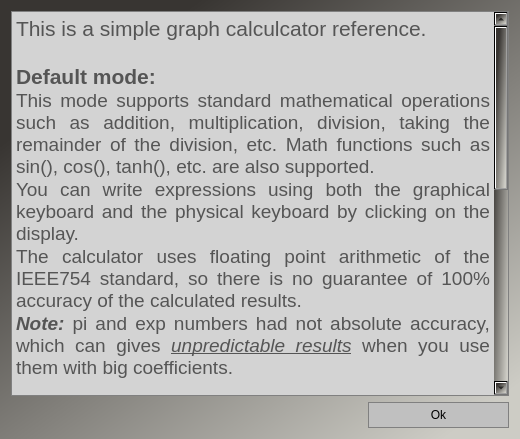
<?xml version="1.0" encoding="UTF-8"?>
<ui version="4.0">
 <class>HelpWindow</class>
 <widget class="QDialog" name="HelpWindow">
  <property name="geometry">
   <rect>
    <x>0</x>
    <y>0</y>
    <width>520</width>
    <height>439</height>
   </rect>
  </property>
  <property name="windowTitle">
   <string>Dialog</string>
  </property>
  <property name="styleSheet">
   <string notr="true">background-color: qlineargradient(spread:pad, x1:0.239, y1:0.125182, x2:0.934308, y2:0.931, stop:0 rgba(56, 53, 50, 255), stop:1 rgba(205, 204, 197, 255));</string>
  </property>
  <layout class="QGridLayout" name="gridLayout" columnstretch="5,2">
   <item row="1" column="1">
    <widget class="QPushButton" name="pushButton">
     <property name="font">
      <font>
       <family>System-ui</family>
      </font>
     </property>
     <property name="styleSheet">
      <string notr="true">QPushButton{
	background-color: #C0C0C0;
	border: 1px solid gray;
	padding: 5px;
	color: #000
}
QPushButton:hover:!pressed{
	background-color: #778899;
	border: 1px solid gray;
	padding: 5px;
	color: #CCC
}</string>
     </property>
     <property name="text">
      <string>Ok</string>
     </property>
    </widget>
   </item>
   <item row="1" column="0">
    <spacer name="horizontalSpacer">
     <property name="orientation">
      <enum>Qt::Horizontal</enum>
     </property>
     <property name="sizeHint" stdset="0">
      <size>
       <width>40</width>
       <height>20</height>
      </size>
     </property>
    </spacer>
   </item>
   <item row="0" column="0" colspan="2">
    <widget class="QTextEdit" name="textEdit">
     <property name="font">
      <font>
       <family>System-ui</family>
       <pointsize>14</pointsize>
      </font>
     </property>
     <property name="styleSheet">
      <string notr="true">background-color: #D3D3D3;
border: 1px solid gray;
color: #555555;</string>
     </property>
     <property name="readOnly">
      <bool>true</bool>
     </property>
     <property name="html">
      <string>&lt;!DOCTYPE HTML PUBLIC &quot;-//W3C//DTD HTML 4.0//EN&quot; &quot;http://www.w3.org/TR/REC-html40/strict.dtd&quot;&gt;
&lt;html&gt;&lt;head&gt;&lt;meta name=&quot;qrichtext&quot; content=&quot;1&quot; /&gt;&lt;meta charset=&quot;utf-8&quot; /&gt;&lt;style type=&quot;text/css&quot;&gt;
p, li { white-space: pre-wrap; }
hr { height: 1px; border-width: 0; }
li.unchecked::marker { content: &quot;\2610&quot;; }
li.checked::marker { content: &quot;\2612&quot;; }
&lt;/style&gt;&lt;/head&gt;&lt;body style=&quot; font-family:'System-ui'; font-size:14pt; font-weight:400; font-style:normal;&quot;&gt;
&lt;p align=&quot;justify&quot; style=&quot; margin-top:0px; margin-bottom:0px; margin-left:0px; margin-right:0px; -qt-block-indent:0; text-indent:0px;&quot;&gt;&lt;span style=&quot; font-size:16pt;&quot;&gt;This is a simple graph calculcator reference.&lt;/span&gt;&lt;/p&gt;
&lt;p align=&quot;justify&quot; style=&quot;-qt-paragraph-type:empty; margin-top:0px; margin-bottom:0px; margin-left:0px; margin-right:0px; -qt-block-indent:0; text-indent:0px;&quot;&gt;&lt;br /&gt;&lt;/p&gt;
&lt;p align=&quot;justify&quot; style=&quot; margin-top:0px; margin-bottom:0px; margin-left:0px; margin-right:0px; -qt-block-indent:0; text-indent:0px;&quot;&gt;&lt;span style=&quot; font-size:16pt; font-weight:700;&quot;&gt;Default mode:&lt;/span&gt;&lt;/p&gt;
&lt;p align=&quot;justify&quot; style=&quot; margin-top:0px; margin-bottom:0px; margin-left:0px; margin-right:0px; -qt-block-indent:0; text-indent:0px;&quot;&gt;This mode supports standard mathematical operations such as addition, multiplication, division, taking the remainder of the division, etc. Math functions such as sin(), cos(), tanh(), etc. are also supported.&lt;/p&gt;
&lt;p align=&quot;justify&quot; style=&quot; margin-top:0px; margin-bottom:0px; margin-left:0px; margin-right:0px; -qt-block-indent:0; text-indent:0px;&quot;&gt;You can write expressions using both the graphical keyboard and the physical keyboard by clicking on the display.&lt;/p&gt;
&lt;p align=&quot;justify&quot; style=&quot; margin-top:0px; margin-bottom:0px; margin-left:0px; margin-right:0px; -qt-block-indent:0; text-indent:0px;&quot;&gt;The calculator uses floating point arithmetic of the IEEE754 standard, so there is no guarantee of 100% accuracy of the calculated results.&lt;/p&gt;
&lt;p align=&quot;justify&quot; style=&quot; margin-top:0px; margin-bottom:0px; margin-left:0px; margin-right:0px; -qt-block-indent:0; text-indent:0px;&quot;&gt;&lt;span style=&quot; font-weight:700; font-style:italic;&quot;&gt;Note:&lt;/span&gt; pi and exp numbers had not absolute accuracy, which can gives &lt;span style=&quot; font-style:italic; text-decoration: underline;&quot;&gt;unpredictable results&lt;/span&gt; when you use them with big coefficients.&lt;/p&gt;
&lt;p align=&quot;justify&quot; style=&quot;-qt-paragraph-type:empty; margin-top:0px; margin-bottom:0px; margin-left:0px; margin-right:0px; -qt-block-indent:0; text-indent:0px;&quot;&gt;&lt;br /&gt;&lt;/p&gt;
&lt;p align=&quot;justify&quot; style=&quot; margin-top:0px; margin-bottom:0px; margin-left:0px; margin-right:0px; -qt-block-indent:0; text-indent:0px;&quot;&gt;&lt;span style=&quot; font-size:16pt; font-weight:700;&quot;&gt;Graphical mode:&lt;/span&gt;&lt;/p&gt;
&lt;p align=&quot;justify&quot; style=&quot; margin-top:0px; margin-bottom:0px; margin-left:0px; margin-right:0px; -qt-block-indent:0; text-indent:0px;&quot;&gt;This mode provides graphing. Up to 5 graphs can be drawed. The accuracy of the generated graphs is always determined by a &lt;span style=&quot; font-style:italic; text-decoration: underline;&quot;&gt;fixed number of points&lt;/span&gt; evenly distributed along the x-axis. When plotting functions that have many sharp discontinuities (e.g. &amp;quot;tan(x)*sin(3*x)/sqrt(x^4)&amp;quot;), display &lt;span style=&quot; font-style:italic; text-decoration: underline;&quot;&gt;accuracy may be lost&lt;/span&gt; when zooming. &lt;/p&gt;
&lt;p style=&quot;-qt-paragraph-type:empty; margin-top:0px; margin-bottom:0px; margin-left:0px; margin-right:0px; -qt-block-indent:0; text-indent:0px;&quot;&gt;&lt;br /&gt;&lt;/p&gt;
&lt;p style=&quot; margin-top:0px; margin-bottom:0px; margin-left:0px; margin-right:0px; -qt-block-indent:0; text-indent:0px;&quot;&gt;&lt;span style=&quot; font-size:16pt; font-weight:700;&quot;&gt;Antialiasing:&lt;/span&gt;&lt;/p&gt;
&lt;p style=&quot; margin-top:0px; margin-bottom:0px; margin-left:0px; margin-right:0px; -qt-block-indent:0; text-indent:0px;&quot;&gt;Turn it &lt;span style=&quot; font-weight:700; font-style:italic;&quot;&gt;On&lt;/span&gt; while plotting simple graphs like sin(x) or x^3-x.&lt;/p&gt;
&lt;p style=&quot; margin-top:0px; margin-bottom:0px; margin-left:0px; margin-right:0px; -qt-block-indent:0; text-indent:0px;&quot;&gt;Turn it &lt;span style=&quot; font-weight:700; font-style:italic;&quot;&gt;Off &lt;/span&gt;while plotting complex graphs like tan(x)*sin(x)*x &lt;/p&gt;
&lt;p style=&quot; margin-top:0px; margin-bottom:0px; margin-left:0px; margin-right:0px; -qt-block-indent:0; text-indent:0px;&quot;&gt;&lt;span style=&quot; font-weight:700; font-style:italic;&quot;&gt;Note&lt;/span&gt;: if your OS support OpenGL, do not turn off antialiasing, because it makes no sense&lt;/p&gt;
&lt;p align=&quot;justify&quot; style=&quot;-qt-paragraph-type:empty; margin-top:0px; margin-bottom:0px; margin-left:0px; margin-right:0px; -qt-block-indent:0; text-indent:0px;&quot;&gt;&lt;br /&gt;&lt;/p&gt;
&lt;p align=&quot;justify&quot; style=&quot; margin-top:0px; margin-bottom:0px; margin-left:0px; margin-right:0px; -qt-block-indent:0; text-indent:0px;&quot;&gt;&lt;span style=&quot; font-size:16pt; font-weight:700;&quot;&gt;Error in status bar:&lt;/span&gt;&lt;/p&gt;
&lt;p align=&quot;justify&quot; style=&quot; margin-top:0px; margin-bottom:0px; margin-left:0px; margin-right:0px; -qt-block-indent:0; text-indent:0px;&quot;&gt;Wrong math expression - &lt;span style=&quot; font-style:italic;&quot;&gt;occurs if an empty or incorrect mathematical expression is entered&lt;/span&gt;&lt;/p&gt;&lt;/body&gt;&lt;/html&gt;</string>
     </property>
    </widget>
   </item>
  </layout>
 </widget>
 <resources/>
 <connections/>
</ui>
